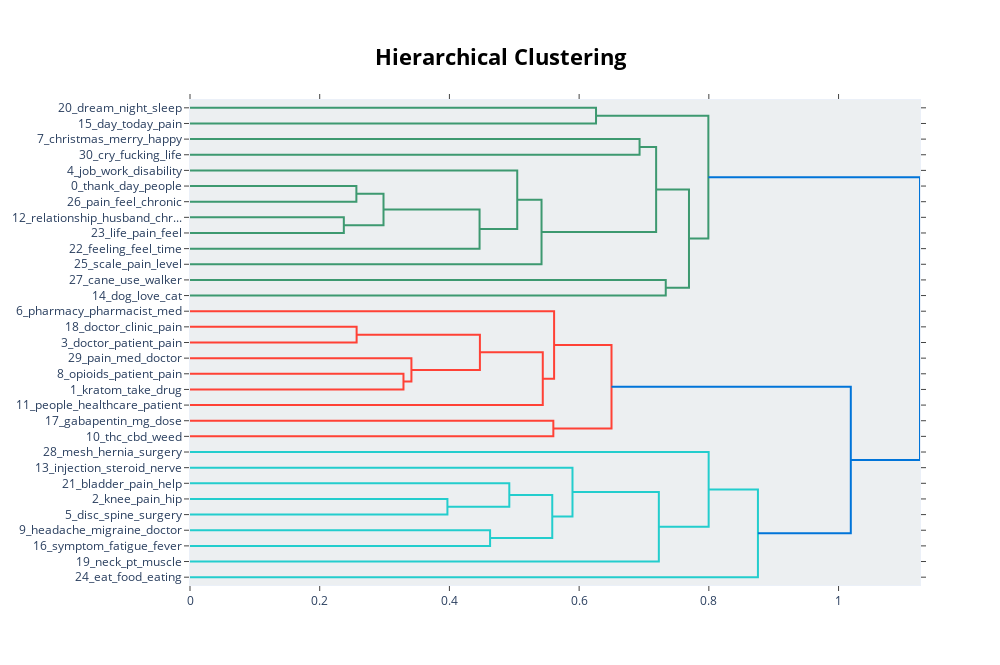

Write notebook code for a chart like this one.
### Code cell
fig = topic_model.visualize_hierarchy()
fig.show()

### Figure 1 — Plotly figure (JSON) as saved in the notebook; plotly's stock layout.template omitted (floating-point values rounded to 4 significant figures)
{"data": [{"hoverinfo": "text", "marker": {"color": "rgb(61,153,112)"}, "mode": "lines", "type": "scatter", "x": [0, 0.6261, 0.6261, 0], "xaxis": "x", "y": [-5, -5, -15, -15], "yaxis": "y"}, {"hoverinfo": "text", "marker": {"color": "rgb(61,153,112)"}, "mode": "lines", "type": "scatter", "x": [0, 0.6932, 0.6932, 0], "xaxis": "x", "y": [-25, -25, -35, -35], "yaxis": "y"}, {"hoverinfo": "text", "marker": {"color": "rgb(61,153,112)"}, "mode": "lines", "type": "scatter", "x": [0, 0.2565, 0.2565, 0], "xaxis": "x", "y": [-55, -55, -65, -65], "yaxis": "y"}, {"hoverinfo": "text", "marker": {"color": "rgb(61,153,112)"}, "mode": "lines", "type": "scatter", "x": [0, 0.2372, 0.2372, 0], "xaxis": "x", "y": [-75, -75, -85, -85], "yaxis": "y"}, {"hoverinfo": "text", "marker": {"color": "rgb(61,153,112)"}, "mode": "lines", "type": "scatter", "x": [0.2565, 0.2984, 0.2984, 0.2372], "xaxis": "x", "y": [-60, -60, -80, -80], "yaxis": "y"}, {"hoverinfo": "text", "marker": {"color": "rgb(61,153,112)"}, "mode": "lines", "type": "scatter", "x": [0.2984, 0.4465, 0.4465, 0], "xaxis": "x", "y": [-70, -70, -95, -95], "yaxis": "y"}, {"hoverinfo": "text", "marker": {"color": "rgb(61,153,112)"}, "mode": "lines", "type": "scatter", "x": [0, 0.5046, 0.5046, 0.4465], "xaxis": "x", "y": [-45, -45, -82.5, -82.5], "yaxis": "y"}, {"hoverinfo": "text", "marker": {"color": "rgb(61,153,112)"}, "mode": "lines", "type": "scatter", "x": [0.5046, 0.542, 0.542, 0], "xaxis": "x", "y": [-63.75, -63.75, -105, -105], "yaxis": "y"}, {"hoverinfo": "text", "marker": {"color": "rgb(61,153,112)"}, "mode": "lines", "type": "scatter", "x": [0.6932, 0.7187, 0.7187, 0.542], "xaxis": "x", "y": [-30, -30, -84.38, -84.38], "yaxis": "y"}, {"hoverinfo": "text", "marker": {"color": "rgb(61,153,112)"}, "mode": "lines", "type": "scatter", "x": [0, 0.7336, 0.7336, 0], "xaxis": "x", "y": [-115, -115, -125, -125], "yaxis": "y"}, {"hoverinfo": "text", "marker": {"color": "rgb(61,153,112)"}, "mode": "lines", "type": "scatter", "x": [0.7187, 0.7694, 0.7694, 0.7336], "xaxis": "x", "y": [-57.19, -57.19, -120, -120], "yaxis": "y"}, {"hoverinfo": "text", "marker": {"color": "rgb(61,153,112)"}, "mode": "lines", "type": "scatter", "x": [0.6261, 0.7993, 0.7993, 0.7694], "xaxis": "x", "y": [-10, -10, -88.59, -88.59], "yaxis": "y"}, {"hoverinfo": "text", "marker": {"color": "rgb(255,65,54)"}, "mode": "lines", "type": "scatter", "x": [0, 0.2569, 0.2569, 0], "xaxis": "x", "y": [-145, -145, -155, -155], "yaxis": "y"}, {"hoverinfo": "text", "marker": {"color": "rgb(255,65,54)"}, "mode": "lines", "type": "scatter", "x": [0, 0.3291, 0.3291, 0], "xaxis": "x", "y": [-175, -175, -185, -185], "yaxis": "y"}, {"hoverinfo": "text", "marker": {"color": "rgb(255,65,54)"}, "mode": "lines", "type": "scatter", "x": [0, 0.3414, 0.3414, 0.3291], "xaxis": "x", "y": [-165, -165, -180, -180], "yaxis": "y"}, {"hoverinfo": "text", "marker": {"color": "rgb(255,65,54)"}, "mode": "lines", "type": "scatter", "x": [0.2569, 0.447, 0.447, 0.3414], "xaxis": "x", "y": [-150, -150, -172.5, -172.5], "yaxis": "y"}, {"hoverinfo": "text", "marker": {"color": "rgb(255,65,54)"}, "mode": "lines", "type": "scatter", "x": [0.447, 0.5439, 0.5439, 0], "xaxis": "x", "y": [-161.2, -161.2, -195, -195], "yaxis": "y"}, {"hoverinfo": "text", "marker": {"color": "rgb(255,65,54)"}, "mode": "lines", "type": "scatter", "x": [0, 0.5614, 0.5614, 0.5439], "xaxis": "x", "y": [-135, -135, -178.1, -178.1], "yaxis": "y"}, {"hoverinfo": "text", "marker": {"color": "rgb(255,65,54)"}, "mode": "lines", "type": "scatter", "x": [0, 0.5602, 0.5602, 0], "xaxis": "x", "y": [-205, -205, -215, -215], "yaxis": "y"}, {"hoverinfo": "text", "marker": {"color": "rgb(255,65,54)"}, "mode": "lines", "type": "scatter", "x": [0.5614, 0.6499, 0.6499, 0.5602], "xaxis": "x", "y": [-156.6, -156.6, -210, -210], "yaxis": "y"}, {"hoverinfo": "text", "marker": {"color": "rgb(35,205,205)"}, "mode": "lines", "type": "scatter", "x": [0, 0.3969, 0.3969, 0], "xaxis": "x", "y": [-255, -255, -265, -265], "yaxis": "y"}, {"hoverinfo": "text", "marker": {"color": "rgb(35,205,205)"}, "mode": "lines", "type": "scatter", "x": [0, 0.4923, 0.4923, 0.3969], "xaxis": "x", "y": [-245, -245, -260, -260], "yaxis": "y"}, {"hoverinfo": "text", "marker": {"color": "rgb(35,205,205)"}, "mode": "lines", "type": "scatter", "x": [0, 0.4627, 0.4627, 0], "xaxis": "x", "y": [-275, -275, -285, -285], "yaxis": "y"}, {"hoverinfo": "text", "marker": {"color": "rgb(35,205,205)"}, "mode": "lines", "type": "scatter", "x": [0.4923, 0.5586, 0.5586, 0.4627], "xaxis": "x", "y": [-252.5, -252.5, -280, -280], "yaxis": "y"}, {"hoverinfo": "text", "marker": {"color": "rgb(35,205,205)"}, "mode": "lines", "type": "scatter", "x": [0, 0.5898, 0.5898, 0.5586], "xaxis": "x", "y": [-235, -235, -266.2, -266.2], "yaxis": "y"}, {"hoverinfo": "text", "marker": {"color": "rgb(35,205,205)"}, "mode": "lines", "type": "scatter", "x": [0.5898, 0.7229, 0.7229, 0], "xaxis": "x", "y": [-250.6, -250.6, -295, -295], "yaxis": "y"}, {"hoverinfo": "text", "marker": {"color": "rgb(35,205,205)"}, "mode": "lines", "type": "scatter", "x": [0, 0.7997, 0.7997, 0.7229], "xaxis": "x", "y": [-225, -225, -272.8, -272.8], "yaxis": "y"}, {"hoverinfo": "text", "marker": {"color": "rgb(35,205,205)"}, "mode": "lines", "type": "scatter", "x": [0.7997, 0.8757, 0.8757, 0], "xaxis": "x", "y": [-248.9, -248.9, -305, -305], "yaxis": "y"}, {"hoverinfo": "text", "marker": {"color": "rgb(0,116,217)"}, "mode": "lines", "type": "scatter", "x": [0.6499, 1.019, 1.019, 0.8757], "xaxis": "x", "y": [-183.3, -183.3, -277.0, -277.0], "yaxis": "y"}, {"hoverinfo": "text", "marker": {"color": "rgb(0,116,217)"}, "mode": "lines", "type": "scatter", "x": [0.7993, 1.126, 1.126, 1.019], "xaxis": "x", "y": [-49.3, -49.3, -230.1, -230.1], "yaxis": "y"}], "layout": {"autosize": false, "height": 665, "hoverlabel": {"bgcolor": "white", "font": {"family": "Rockwell", "size": 16}}, "hovermode": "closest", "plot_bgcolor": "#ECEFF1", "showlegend": false, "title": {"font": {"color": "Black", "size": 22}, "text": "<b>Hierarchical Clustering</b>", "x": 0.5, "xanchor": "center", "yanchor": "top"}, "width": 1000, "xaxis": {"mirror": "allticks", "rangemode": "tozero", "showgrid": false, "showline": true, "showticklabels": true, "ticks": "outside", "type": "linear", "zeroline": false}, "yaxis": {"mirror": "allticks", "range": [-310, 0], "rangemode": "tozero", "showgrid": false, "showline": true, "showticklabels": true, "tickmode": "array", "ticks": "outside", "ticktext": ["20_dream_night_sleep", "15_day_today_pain", "7_christmas_merry_happy", "30_cry_fucking_life", "4_job_work_disability", "0_thank_day_people", "26_pain_feel_chronic", "12_relationship_husband_chr...", "23_life_pain_feel", "22_feeling_feel_time", "25_scale_pain_level", "27_cane_use_walker", "14_dog_love_cat", "6_pharmacy_pharmacist_med", "18_doctor_clinic_pain", "3_doctor_patient_pain", "29_pain_med_doctor", "8_opioids_patient_pain", "1_kratom_take_drug", "11_people_healthcare_patient", "17_gabapentin_mg_dose", "10_thc_cbd_weed", "28_mesh_hernia_surgery", "13_injection_steroid_nerve", "21_bladder_pain_help", "2_knee_pain_hip", "5_disc_spine_surgery", "9_headache_migraine_doctor", "16_symptom_fatigue_fever", "19_neck_pt_muscle", "24_eat_food_eating"], "tickvals": [-5, -15, -25, -35, -45, -55, -65, -75, -85, -95, -105, -115, -125, -135, -145, -155, -165, -175, -185, -195, -205, -215, -225, -235, -245, -255, -265, -275, -285, -295, -305], "type": "linear", "zeroline": false}}}
